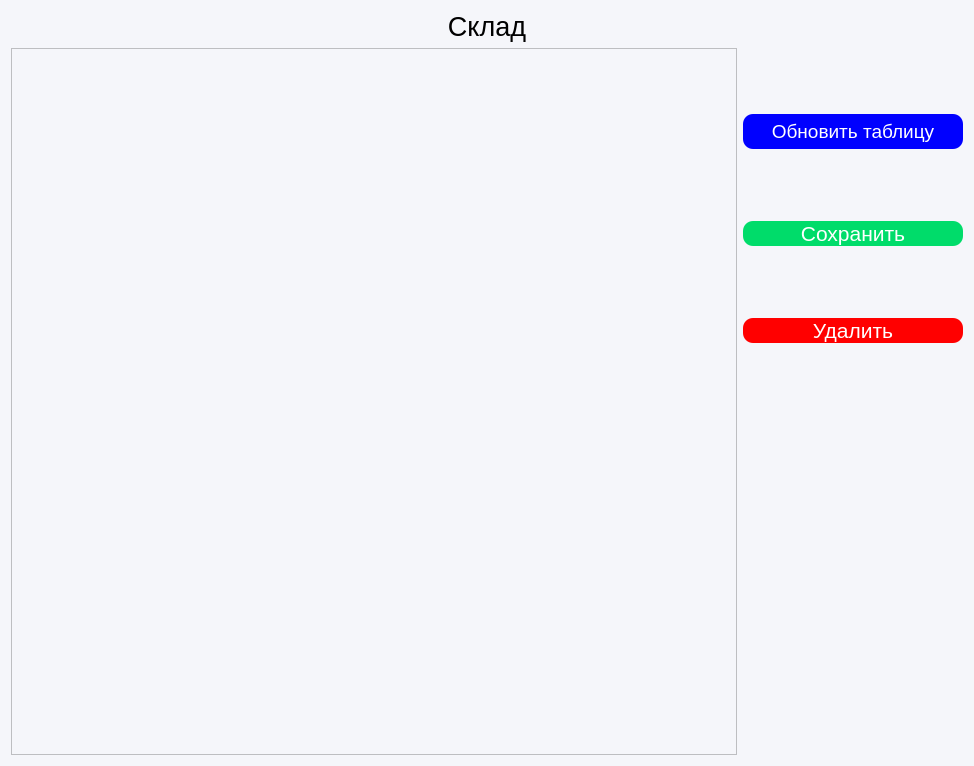
<?xml version="1.0" encoding="UTF-8"?>
<ui version="4.0">
 <class>Form</class>
 <widget class="QWidget" name="Form">
  <property name="geometry">
   <rect>
    <x>0</x>
    <y>0</y>
    <width>974</width>
    <height>766</height>
   </rect>
  </property>
  <property name="windowTitle">
   <string>Form</string>
  </property>
  <property name="styleSheet">
   <string notr="true">background-color: #F5F6FA</string>
  </property>
  <layout class="QGridLayout" name="gridLayout">
   <property name="leftMargin">
    <number>11</number>
   </property>
   <item row="0" column="0" colspan="2">
    <layout class="QHBoxLayout" name="horizontalLayout_2">
     <item>
      <widget class="QLabel" name="label">
       <property name="font">
        <font>
         <pointsize>20</pointsize>
        </font>
       </property>
       <property name="layoutDirection">
        <enum>Qt::LeftToRight</enum>
       </property>
       <property name="text">
        <string>Склад</string>
       </property>
       <property name="alignment">
        <set>Qt::AlignCenter</set>
       </property>
      </widget>
     </item>
    </layout>
   </item>
   <item row="1" column="0">
    <layout class="QVBoxLayout" name="verticalLayout">
     <item>
      <widget class="QTableView" name="tableView"/>
     </item>
    </layout>
   </item>
   <item row="1" column="1">
    <layout class="QVBoxLayout" name="verticalLayout_2">
     <property name="bottomMargin">
      <number>50</number>
     </property>
     <item>
      <widget class="QPushButton" name="refresh_btn">
       <property name="minimumSize">
        <size>
         <width>220</width>
         <height>35</height>
        </size>
       </property>
       <property name="palette">
        <palette>
         <active>
          <colorrole role="WindowText">
           <brush brushstyle="SolidPattern">
            <color alpha="255">
             <red>255</red>
             <green>255</green>
             <blue>255</blue>
            </color>
           </brush>
          </colorrole>
          <colorrole role="Button">
           <brush brushstyle="SolidPattern">
            <color alpha="255">
             <red>0</red>
             <green>0</green>
             <blue>255</blue>
            </color>
           </brush>
          </colorrole>
          <colorrole role="Text">
           <brush brushstyle="SolidPattern">
            <color alpha="255">
             <red>255</red>
             <green>255</green>
             <blue>255</blue>
            </color>
           </brush>
          </colorrole>
          <colorrole role="ButtonText">
           <brush brushstyle="SolidPattern">
            <color alpha="255">
             <red>255</red>
             <green>255</green>
             <blue>255</blue>
            </color>
           </brush>
          </colorrole>
          <colorrole role="Base">
           <brush brushstyle="SolidPattern">
            <color alpha="255">
             <red>0</red>
             <green>0</green>
             <blue>255</blue>
            </color>
           </brush>
          </colorrole>
          <colorrole role="Window">
           <brush brushstyle="SolidPattern">
            <color alpha="255">
             <red>0</red>
             <green>0</green>
             <blue>255</blue>
            </color>
           </brush>
          </colorrole>
         </active>
         <inactive>
          <colorrole role="WindowText">
           <brush brushstyle="SolidPattern">
            <color alpha="255">
             <red>255</red>
             <green>255</green>
             <blue>255</blue>
            </color>
           </brush>
          </colorrole>
          <colorrole role="Button">
           <brush brushstyle="SolidPattern">
            <color alpha="255">
             <red>0</red>
             <green>0</green>
             <blue>255</blue>
            </color>
           </brush>
          </colorrole>
          <colorrole role="Text">
           <brush brushstyle="SolidPattern">
            <color alpha="255">
             <red>255</red>
             <green>255</green>
             <blue>255</blue>
            </color>
           </brush>
          </colorrole>
          <colorrole role="ButtonText">
           <brush brushstyle="SolidPattern">
            <color alpha="255">
             <red>255</red>
             <green>255</green>
             <blue>255</blue>
            </color>
           </brush>
          </colorrole>
          <colorrole role="Base">
           <brush brushstyle="SolidPattern">
            <color alpha="255">
             <red>0</red>
             <green>0</green>
             <blue>255</blue>
            </color>
           </brush>
          </colorrole>
          <colorrole role="Window">
           <brush brushstyle="SolidPattern">
            <color alpha="255">
             <red>0</red>
             <green>0</green>
             <blue>255</blue>
            </color>
           </brush>
          </colorrole>
         </inactive>
         <disabled>
          <colorrole role="WindowText">
           <brush brushstyle="SolidPattern">
            <color alpha="255">
             <red>255</red>
             <green>255</green>
             <blue>255</blue>
            </color>
           </brush>
          </colorrole>
          <colorrole role="Button">
           <brush brushstyle="SolidPattern">
            <color alpha="255">
             <red>0</red>
             <green>0</green>
             <blue>255</blue>
            </color>
           </brush>
          </colorrole>
          <colorrole role="Text">
           <brush brushstyle="SolidPattern">
            <color alpha="255">
             <red>255</red>
             <green>255</green>
             <blue>255</blue>
            </color>
           </brush>
          </colorrole>
          <colorrole role="ButtonText">
           <brush brushstyle="SolidPattern">
            <color alpha="255">
             <red>255</red>
             <green>255</green>
             <blue>255</blue>
            </color>
           </brush>
          </colorrole>
          <colorrole role="Base">
           <brush brushstyle="SolidPattern">
            <color alpha="255">
             <red>0</red>
             <green>0</green>
             <blue>255</blue>
            </color>
           </brush>
          </colorrole>
          <colorrole role="Window">
           <brush brushstyle="SolidPattern">
            <color alpha="255">
             <red>0</red>
             <green>0</green>
             <blue>255</blue>
            </color>
           </brush>
          </colorrole>
         </disabled>
        </palette>
       </property>
       <property name="font">
        <font>
         <pointsize>14</pointsize>
        </font>
       </property>
       <property name="styleSheet">
        <string notr="true">#refresh_btn {
   background-color:rgb(0, 0, 255); /* Цвет фона кнопки */
    border-radius: 10px; /* Устанавливаем радиус закругления углов */
    color: white; /* Цвет текста кнопки */
}
#refresh_btn:hover {
                background-color: rgb(0, 0, 158)
}

</string>
       </property>
       <property name="text">
        <string>Обновить таблицу</string>
       </property>
      </widget>
     </item>
     <item>
      <widget class="QPushButton" name="save_btn">
       <property name="palette">
        <palette>
         <active>
          <colorrole role="WindowText">
           <brush brushstyle="SolidPattern">
            <color alpha="255">
             <red>255</red>
             <green>255</green>
             <blue>255</blue>
            </color>
           </brush>
          </colorrole>
          <colorrole role="Button">
           <brush brushstyle="SolidPattern">
            <color alpha="255">
             <red>0</red>
             <green>220</green>
             <blue>106</blue>
            </color>
           </brush>
          </colorrole>
          <colorrole role="Text">
           <brush brushstyle="SolidPattern">
            <color alpha="255">
             <red>255</red>
             <green>255</green>
             <blue>255</blue>
            </color>
           </brush>
          </colorrole>
          <colorrole role="ButtonText">
           <brush brushstyle="SolidPattern">
            <color alpha="255">
             <red>255</red>
             <green>255</green>
             <blue>255</blue>
            </color>
           </brush>
          </colorrole>
          <colorrole role="Base">
           <brush brushstyle="SolidPattern">
            <color alpha="255">
             <red>0</red>
             <green>220</green>
             <blue>106</blue>
            </color>
           </brush>
          </colorrole>
          <colorrole role="Window">
           <brush brushstyle="SolidPattern">
            <color alpha="255">
             <red>0</red>
             <green>220</green>
             <blue>106</blue>
            </color>
           </brush>
          </colorrole>
         </active>
         <inactive>
          <colorrole role="WindowText">
           <brush brushstyle="SolidPattern">
            <color alpha="255">
             <red>255</red>
             <green>255</green>
             <blue>255</blue>
            </color>
           </brush>
          </colorrole>
          <colorrole role="Button">
           <brush brushstyle="SolidPattern">
            <color alpha="255">
             <red>0</red>
             <green>220</green>
             <blue>106</blue>
            </color>
           </brush>
          </colorrole>
          <colorrole role="Text">
           <brush brushstyle="SolidPattern">
            <color alpha="255">
             <red>255</red>
             <green>255</green>
             <blue>255</blue>
            </color>
           </brush>
          </colorrole>
          <colorrole role="ButtonText">
           <brush brushstyle="SolidPattern">
            <color alpha="255">
             <red>255</red>
             <green>255</green>
             <blue>255</blue>
            </color>
           </brush>
          </colorrole>
          <colorrole role="Base">
           <brush brushstyle="SolidPattern">
            <color alpha="255">
             <red>0</red>
             <green>220</green>
             <blue>106</blue>
            </color>
           </brush>
          </colorrole>
          <colorrole role="Window">
           <brush brushstyle="SolidPattern">
            <color alpha="255">
             <red>0</red>
             <green>220</green>
             <blue>106</blue>
            </color>
           </brush>
          </colorrole>
         </inactive>
         <disabled>
          <colorrole role="WindowText">
           <brush brushstyle="SolidPattern">
            <color alpha="255">
             <red>255</red>
             <green>255</green>
             <blue>255</blue>
            </color>
           </brush>
          </colorrole>
          <colorrole role="Button">
           <brush brushstyle="SolidPattern">
            <color alpha="255">
             <red>0</red>
             <green>220</green>
             <blue>106</blue>
            </color>
           </brush>
          </colorrole>
          <colorrole role="Text">
           <brush brushstyle="SolidPattern">
            <color alpha="255">
             <red>255</red>
             <green>255</green>
             <blue>255</blue>
            </color>
           </brush>
          </colorrole>
          <colorrole role="ButtonText">
           <brush brushstyle="SolidPattern">
            <color alpha="255">
             <red>255</red>
             <green>255</green>
             <blue>255</blue>
            </color>
           </brush>
          </colorrole>
          <colorrole role="Base">
           <brush brushstyle="SolidPattern">
            <color alpha="255">
             <red>0</red>
             <green>220</green>
             <blue>106</blue>
            </color>
           </brush>
          </colorrole>
          <colorrole role="Window">
           <brush brushstyle="SolidPattern">
            <color alpha="255">
             <red>0</red>
             <green>220</green>
             <blue>106</blue>
            </color>
           </brush>
          </colorrole>
         </disabled>
        </palette>
       </property>
       <property name="font">
        <font>
         <pointsize>16</pointsize>
        </font>
       </property>
       <property name="styleSheet">
        <string notr="true">#save_btn {
   background-color:rgb(0, 220, 106); /* Цвет фона кнопки */
    border-radius: 10px; /* Устанавливаем радиус закругления углов */
    color: white; /* Цвет текста кнопки */
}
#save_btn:hover {
                background-color:rgb(0, 152, 0)
}
#save_btn:pressed {
	background-color: rgb(0, 132, 0)
}



</string>
       </property>
       <property name="text">
        <string>Сохранить</string>
       </property>
      </widget>
     </item>
     <item>
      <widget class="QPushButton" name="delete_btn">
       <property name="palette">
        <palette>
         <active>
          <colorrole role="WindowText">
           <brush brushstyle="SolidPattern">
            <color alpha="255">
             <red>255</red>
             <green>255</green>
             <blue>255</blue>
            </color>
           </brush>
          </colorrole>
          <colorrole role="Button">
           <brush brushstyle="SolidPattern">
            <color alpha="255">
             <red>255</red>
             <green>0</green>
             <blue>0</blue>
            </color>
           </brush>
          </colorrole>
          <colorrole role="Text">
           <brush brushstyle="SolidPattern">
            <color alpha="255">
             <red>255</red>
             <green>255</green>
             <blue>255</blue>
            </color>
           </brush>
          </colorrole>
          <colorrole role="ButtonText">
           <brush brushstyle="SolidPattern">
            <color alpha="255">
             <red>255</red>
             <green>255</green>
             <blue>255</blue>
            </color>
           </brush>
          </colorrole>
          <colorrole role="Base">
           <brush brushstyle="SolidPattern">
            <color alpha="255">
             <red>255</red>
             <green>0</green>
             <blue>0</blue>
            </color>
           </brush>
          </colorrole>
          <colorrole role="Window">
           <brush brushstyle="SolidPattern">
            <color alpha="255">
             <red>255</red>
             <green>0</green>
             <blue>0</blue>
            </color>
           </brush>
          </colorrole>
         </active>
         <inactive>
          <colorrole role="WindowText">
           <brush brushstyle="SolidPattern">
            <color alpha="255">
             <red>255</red>
             <green>255</green>
             <blue>255</blue>
            </color>
           </brush>
          </colorrole>
          <colorrole role="Button">
           <brush brushstyle="SolidPattern">
            <color alpha="255">
             <red>255</red>
             <green>0</green>
             <blue>0</blue>
            </color>
           </brush>
          </colorrole>
          <colorrole role="Text">
           <brush brushstyle="SolidPattern">
            <color alpha="255">
             <red>255</red>
             <green>255</green>
             <blue>255</blue>
            </color>
           </brush>
          </colorrole>
          <colorrole role="ButtonText">
           <brush brushstyle="SolidPattern">
            <color alpha="255">
             <red>255</red>
             <green>255</green>
             <blue>255</blue>
            </color>
           </brush>
          </colorrole>
          <colorrole role="Base">
           <brush brushstyle="SolidPattern">
            <color alpha="255">
             <red>255</red>
             <green>0</green>
             <blue>0</blue>
            </color>
           </brush>
          </colorrole>
          <colorrole role="Window">
           <brush brushstyle="SolidPattern">
            <color alpha="255">
             <red>255</red>
             <green>0</green>
             <blue>0</blue>
            </color>
           </brush>
          </colorrole>
         </inactive>
         <disabled>
          <colorrole role="WindowText">
           <brush brushstyle="SolidPattern">
            <color alpha="255">
             <red>255</red>
             <green>255</green>
             <blue>255</blue>
            </color>
           </brush>
          </colorrole>
          <colorrole role="Button">
           <brush brushstyle="SolidPattern">
            <color alpha="255">
             <red>255</red>
             <green>0</green>
             <blue>0</blue>
            </color>
           </brush>
          </colorrole>
          <colorrole role="Text">
           <brush brushstyle="SolidPattern">
            <color alpha="255">
             <red>255</red>
             <green>255</green>
             <blue>255</blue>
            </color>
           </brush>
          </colorrole>
          <colorrole role="ButtonText">
           <brush brushstyle="SolidPattern">
            <color alpha="255">
             <red>255</red>
             <green>255</green>
             <blue>255</blue>
            </color>
           </brush>
          </colorrole>
          <colorrole role="Base">
           <brush brushstyle="SolidPattern">
            <color alpha="255">
             <red>255</red>
             <green>0</green>
             <blue>0</blue>
            </color>
           </brush>
          </colorrole>
          <colorrole role="Window">
           <brush brushstyle="SolidPattern">
            <color alpha="255">
             <red>255</red>
             <green>0</green>
             <blue>0</blue>
            </color>
           </brush>
          </colorrole>
         </disabled>
        </palette>
       </property>
       <property name="font">
        <font>
         <pointsize>16</pointsize>
        </font>
       </property>
       <property name="styleSheet">
        <string notr="true">#delete_btn {
   background-color: rgb(255, 0, 0); /* Цвет фона кнопки */
    border-radius: 10px; /* Устанавливаем радиус закругления углов */
    color: white; /* Цвет текста кнопки */
}
#delete_btn:hover {
                background-color: rgb(200, 0, 0)
}


</string>
       </property>
       <property name="text">
        <string>Удалить</string>
       </property>
      </widget>
     </item>
     <item>
      <widget class="QLabel" name="error_label">
       <property name="minimumSize">
        <size>
         <width>35</width>
         <height>220</height>
        </size>
       </property>
       <property name="maximumSize">
        <size>
         <width>16777215</width>
         <height>22</height>
        </size>
       </property>
       <property name="font">
        <font>
         <pointsize>10</pointsize>
        </font>
       </property>
       <property name="styleSheet">
        <string notr="true">color: rgb(255, 0, 0)</string>
       </property>
       <property name="text">
        <string/>
       </property>
       <property name="alignment">
        <set>Qt::AlignCenter</set>
       </property>
       <property name="wordWrap">
        <bool>true</bool>
       </property>
      </widget>
     </item>
    </layout>
   </item>
  </layout>
 </widget>
 <resources/>
 <connections/>
</ui>
